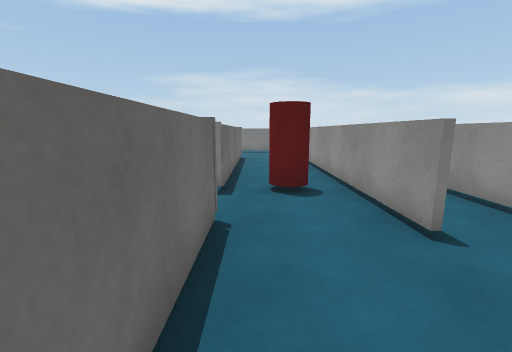
View 1 (above)

24 first-person views from a walk through a 3-D level made in the Unity game engine. The camera is 1.5 m above the floor, tilts 10° down and sees 90° across. The floor is counted in squares, 1 m on a side. Each view is taken from the middle of a square. On the plan, view 1 faces up. The plan holds only what a view shows up to about 13 squares ahead; the rest is blank. The player character is not drawn. Surface patterns are stand-ins for the level's own textures.

View 2
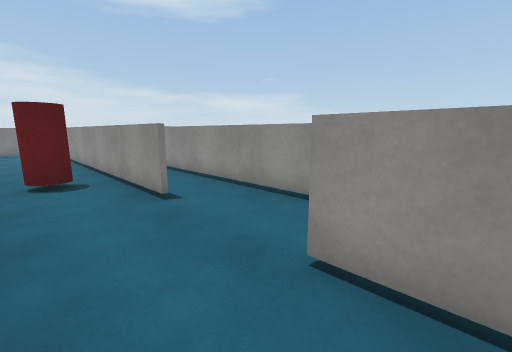

View 3
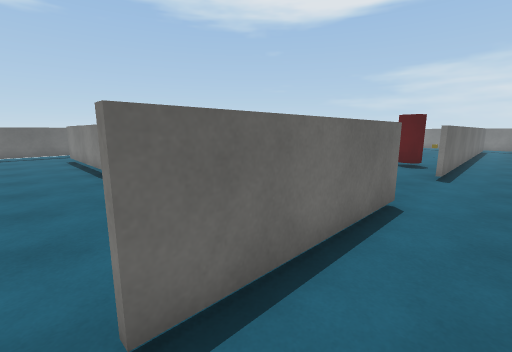

View 4
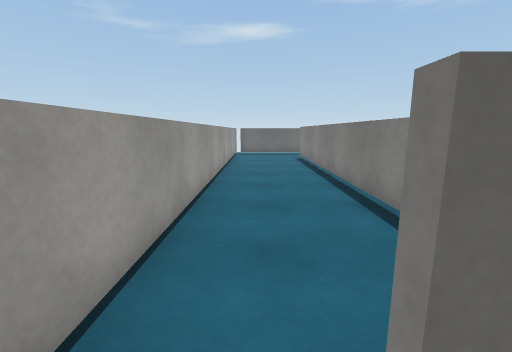

View 5
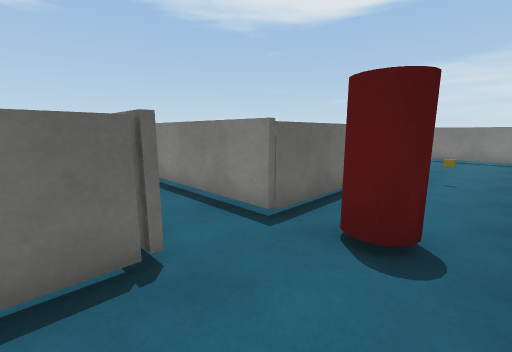

View 6
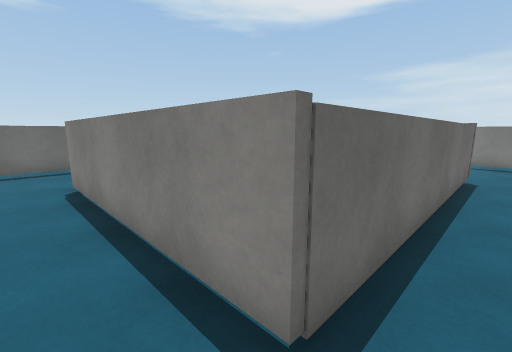

View 7
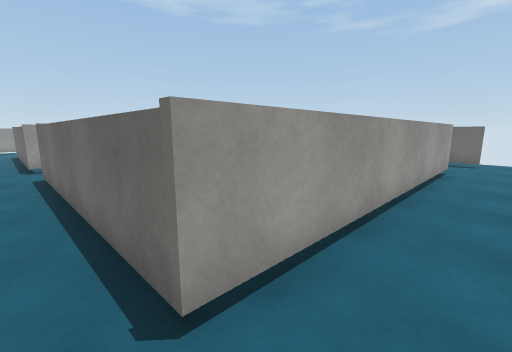

View 8
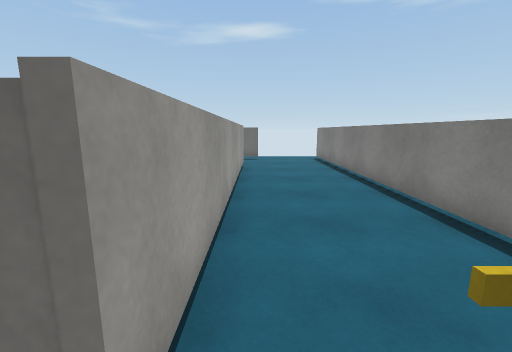

View 9
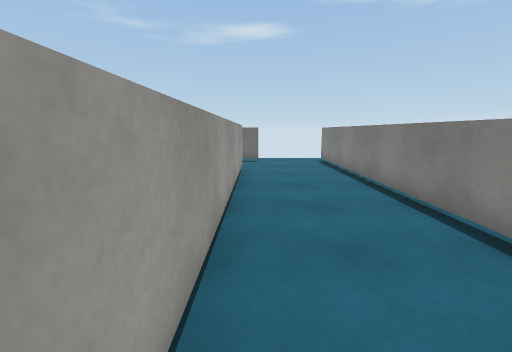

View 10
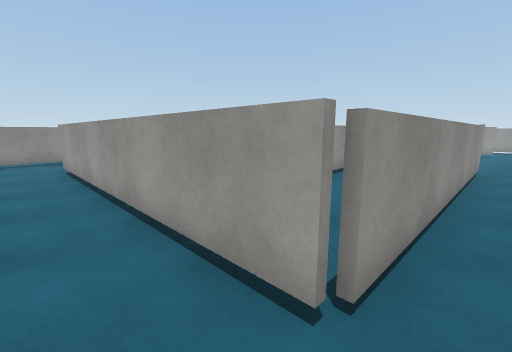

View 11
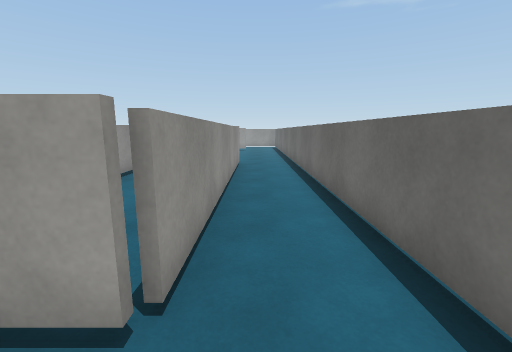

View 12
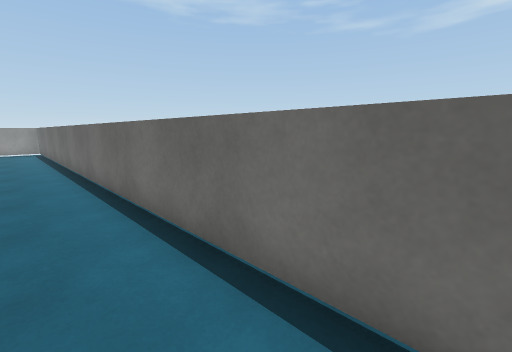

View 13
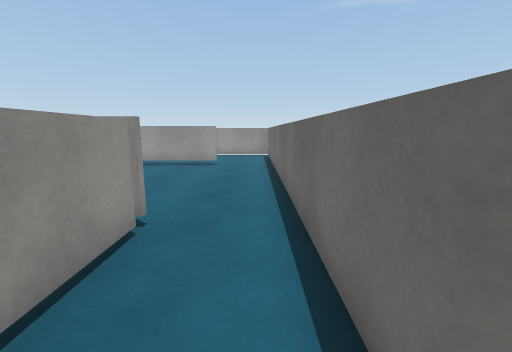

View 14
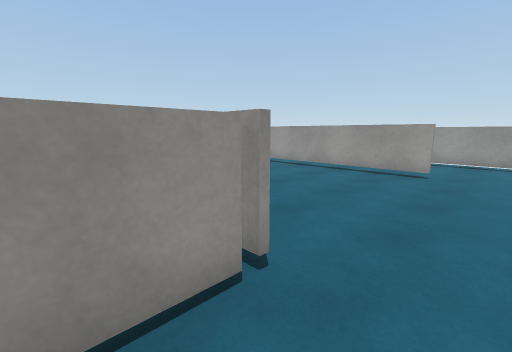

View 15
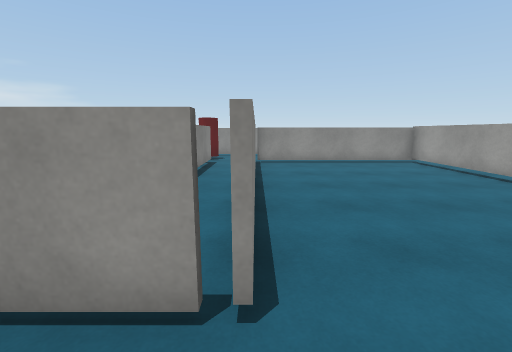

View 16
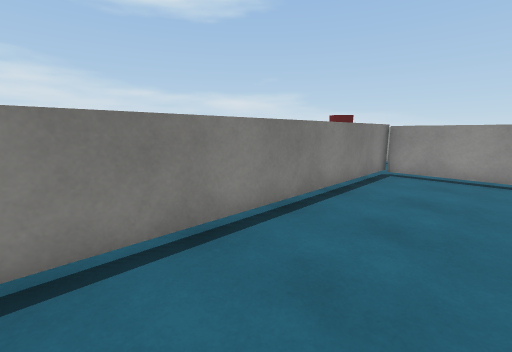

View 17
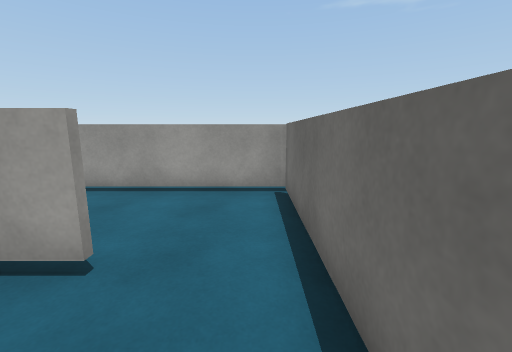

View 18
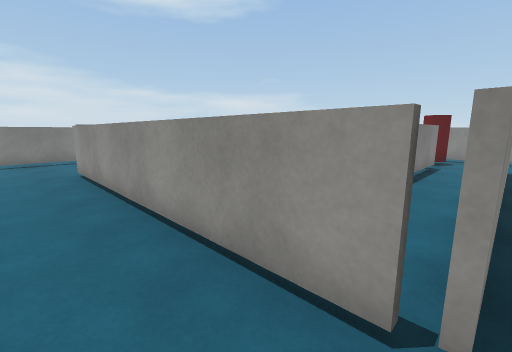

View 19
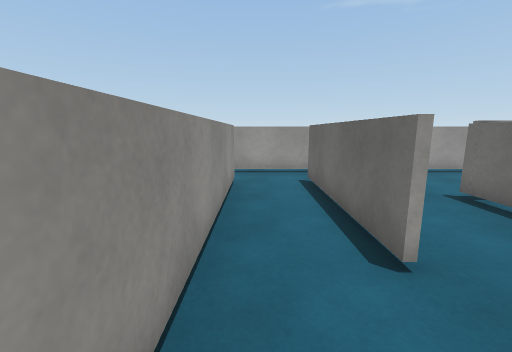

View 20
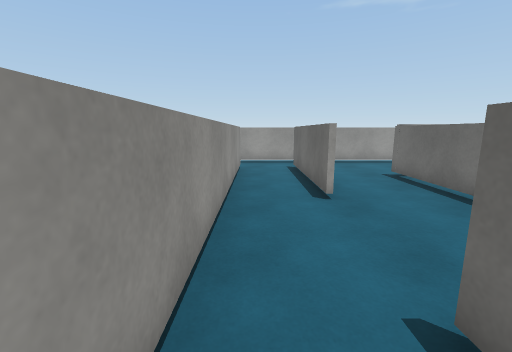

View 21
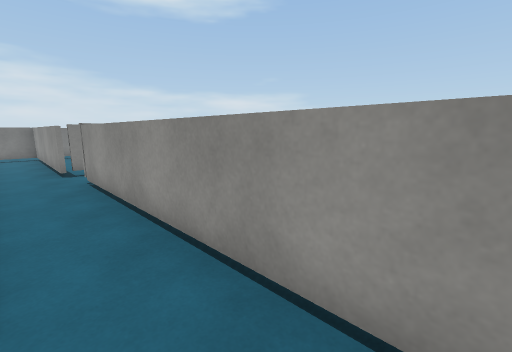

View 22
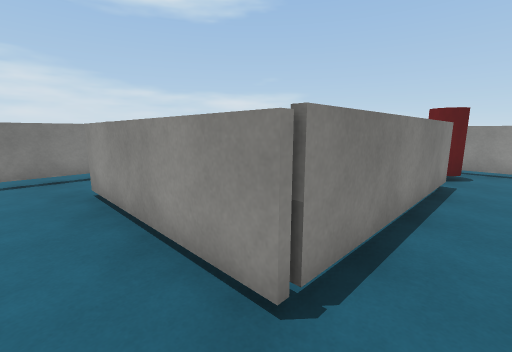

View 23
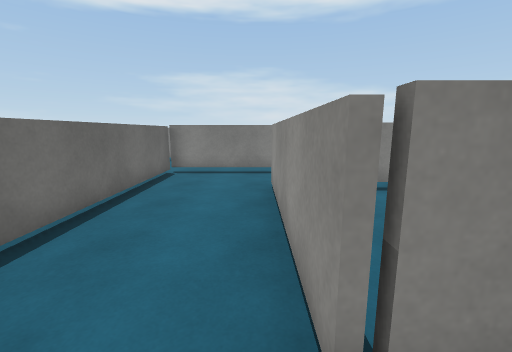

View 24
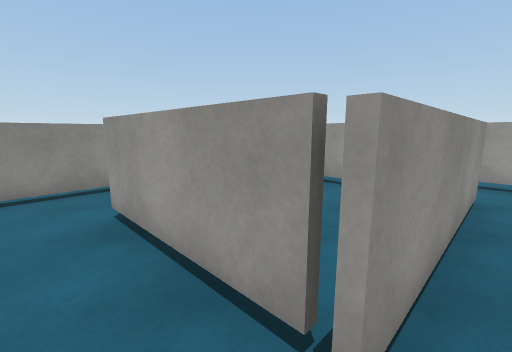

### Floor plan
Key: @ floor where view 1 was taken; # wall or solid block; . floor; C red cylinder; T thing the floor can be seen under or through; B block; O other object.
Columns run from 15 left of view 1 to 5 right of it. Each row starts with its distance up from view 1.
 19   ........... .....
 18  #TTTT##TTTTT ######
 17  .................##
 16 ..............B...##.
 15 .#................##.
 14 .#..#TTTTT#####...##.
 13  #..#.........#...##.
 12  #..#...####..#.O.##.
 11  #..#...#..  .#...###
 10  #..#...#..   #...#.#
  9  #..#...#.    #...#.#
  8  #..#...#..   #...#.#
  7  #..#...#.....#.C.#.#
  6  #..#...#######.C.#.#
  5  #..#.............#.#
  4  #..###########...#.#
  3  #............T.....#
  2  #............T.....#
  1  #............T.....#
  0  #............T@....#
 -1  #............#..#..#
 -2  #............#..#..#
 -3  #............#..#..#
 -4  #..###########..#..#
 -5  #...............#..#
 -6  #...................
 -7  ####################

Positions as (right, up) in squares from view 1, and headings:
1: (0, 0), facing up
2: (0, -2), facing up-right
3: (4, -6), facing up-left
4: (3, -6), facing left
5: (2, 3), facing up-left
6: (0, 5), facing up-left
7: (0, 16), facing down-left
8: (0, 15), facing left
9: (-1, 15), facing left
10: (-12, 16), facing down-right
11: (-12, 16), facing down
12: (-12, 13), facing down-left
13: (-13, 8), facing down
14: (-13, 6), facing down-right
15: (-13, 4), facing right
16: (-10, 1), facing up-right
17: (-13, -1), facing down
18: (-13, 4), facing up-right
19: (4, 2), facing down
20: (4, 5), facing down
21: (3, 1), facing up-right
22: (-9, 5), facing up-right
23: (-8, 5), facing up
24: (-8, 13), facing down-right
